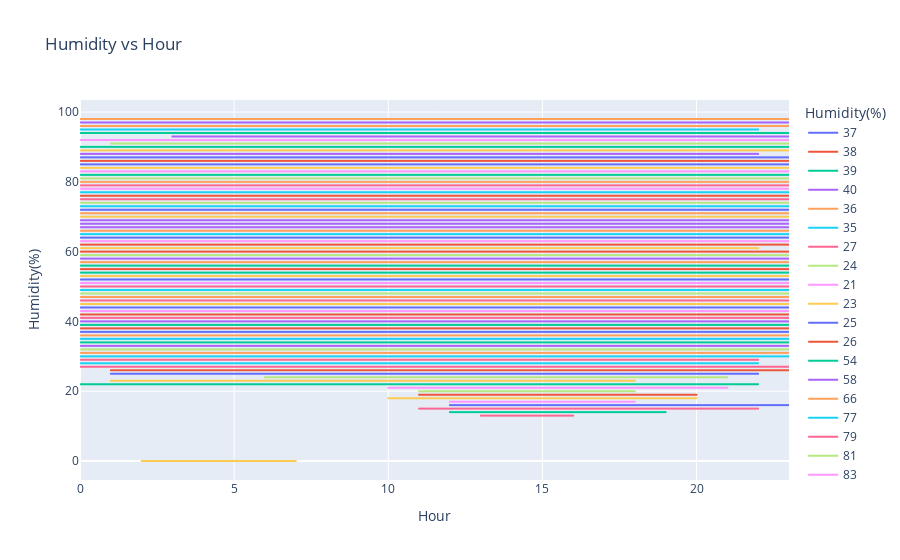

Notebook code cell kept with this figure:
### Code cell
# Line chart for Humidity vs Hour
fig_humidity = px.line(data, x='Hour', y='Humidity(%)', title='Humidity vs Hour',color='Humidity(%)')
fig_humidity.show()
